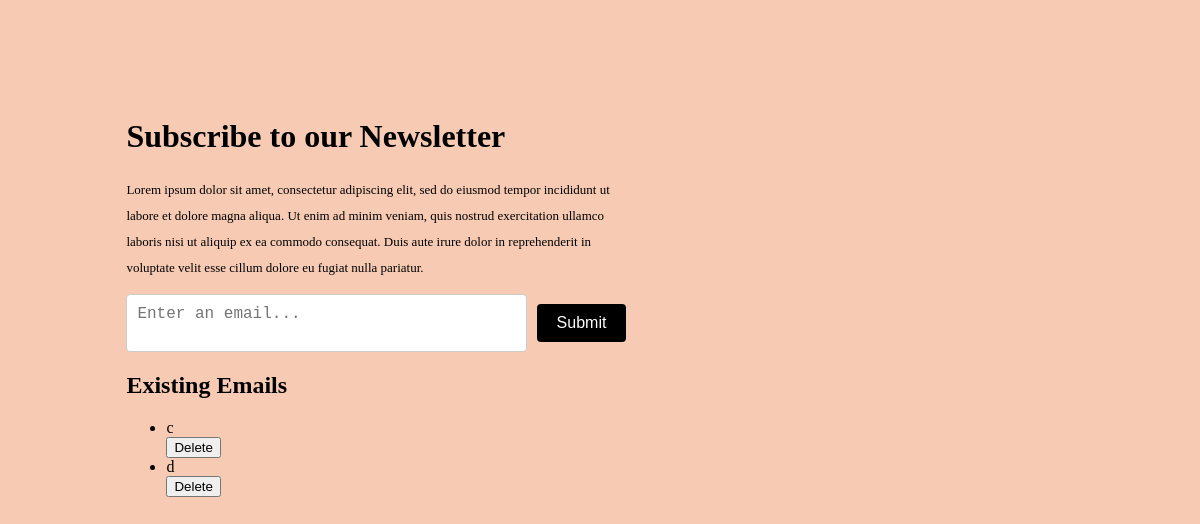
Before: / with the older database file.
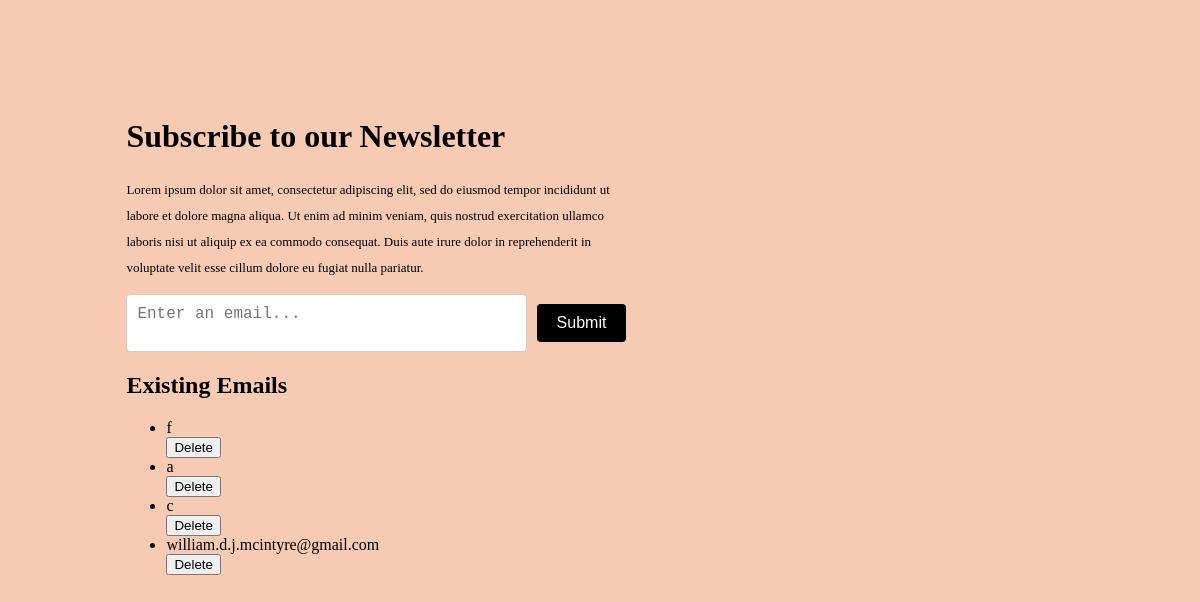
After: the same page with the newer database file.
### app/models.py (models this page shows)
class Email(db.Model):
    id = db.Column(db.Integer, primary_key=True)
    address = db.Column(db.String(120), unique=True, nullable=False)

### app/routes.py (the view)
@bp.route('/')
def index():
    return render_template('index.html', emails = Email.query.all())

### app/templates/index.html
{% extends 'base.html' %}
{% block head %}
<link rel="stylesheet", href="static/css/main.css">
{% endblock head %}
{% block body%}
<div class="wrapper">
    <div class="header">
        <h1>Subscribe to our Newsletter</h1>
    </div>
    <div class="text">
        <p>Lorem ipsum dolor sit amet, consectetur adipiscing elit, sed do eiusmod tempor incididunt ut labore et dolore magna aliqua. Ut enim ad minim veniam, quis nostrud exercitation ullamco laboris nisi ut aliquip ex ea commodo consequat. Duis aute irure dolor in reprehenderit in voluptate velit esse cillum dolore eu fugiat nulla pariatur.</p>
    </div>
    <form class="container" action="{{url_for('main.add_email')}}" method="POST">
        <textarea class="text-box" name="address" placeholder="Enter an email..."></textarea>
        <button class="submit-button">Submit</button>
    </form>
    <h2> Existing Emails</h2>
    <ul>
        {% for entry in emails %}
        <li>
            {{entry.address}}
            <form action="{{url_for('main.delete_email', address=entry.address) }}" method="GET">
                <input type="submit" value="Delete">
            </form>
        </li>
        {% endfor %}
    </ul>
</div>
{% endblock body%}

### app/templates/base.html (shortened to what this page needs)
<!DOCTYPE html>
<html lang="en">
<head>
    {% block head%}{% endblock head%}
</head>
<body>
    {% block body%}{% endblock body%}
</body>
</html>

### app/static/css/main.css (style rules this page uses)
* { box-sizing:border-box; }
body { background-color: #f7cab3; font-family: 'Times New Roman', Times, serif; }
.wrapper { margin-top: 10%; margin-left: 10%; margin-right: 50%; min-width: 500px; }
.header { margin-bottom: 20px; }
.text { font-size: small; line-height: 2; }
.container { display: flex; align-items: center; justify-content: center; }
.text-box { padding: 10px; font-size: 16px; border: 1px solid #ccc; border-radius: 4px; flex-grow: 1; margin-right: 10px; resize: none; }
.submit-button { padding: 10px 20px; font-size: 16px; background-color: #000000; color: #fff; border: none; border-radius: 4px; cursor: pointer; }

Changed rows visible on the page:
removed Email: address "d"
added Email: address "f"
added Email: address "a"
added Email: address "william.d.j.mcintyre@gmail.com"
